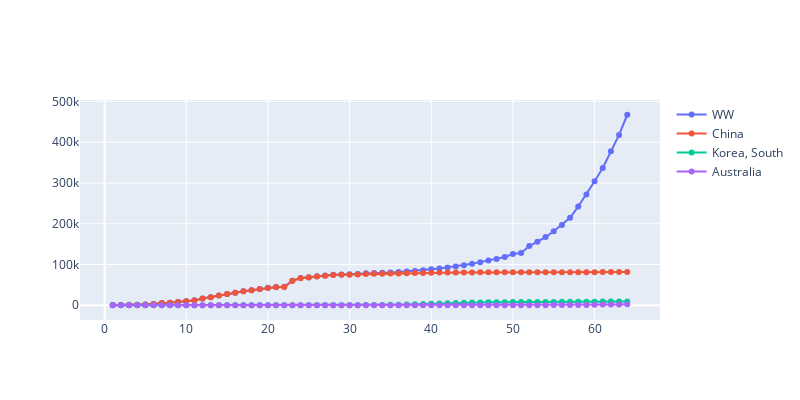
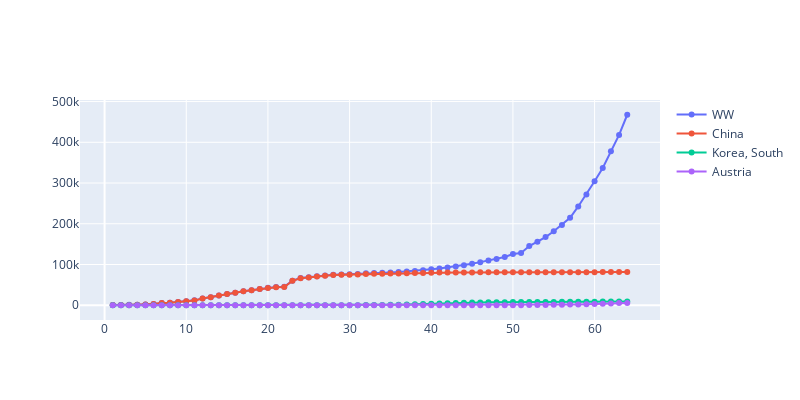
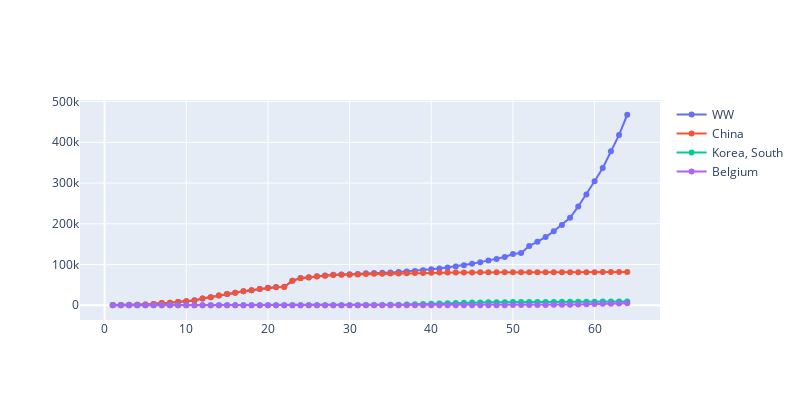
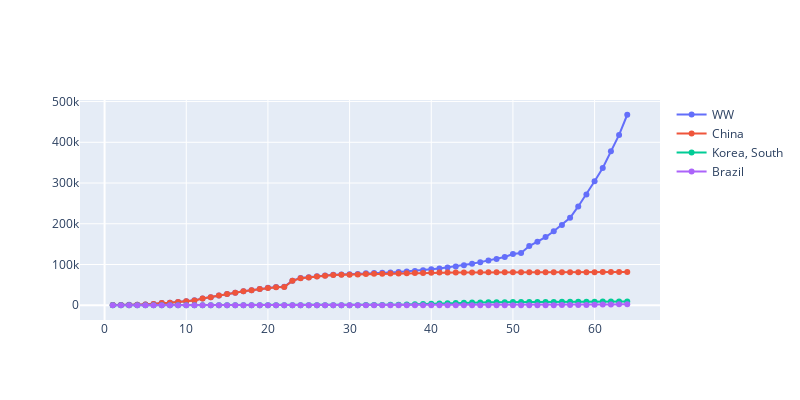

Here is the notebook cell these charts were saved with, in order:
### Code cell
# dist_plt is local function which takes a df, rows, columns of subplot and name of columns as an argument and 
# plots distribution plots
# Part-1
line_pltly(c_df,"Day",*hi_co_li[0:4])
